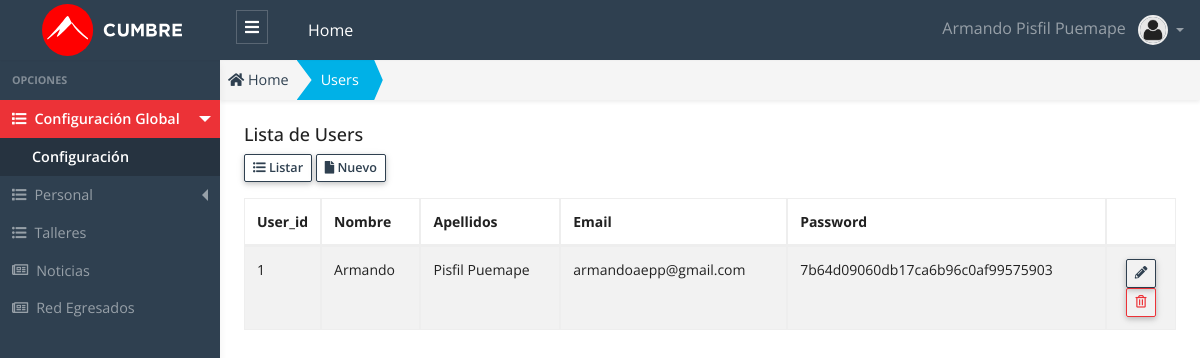
The page /public/admin/user/user.php (signed in) on the database its author committed.
### tables this page shows
CREATE TABLE `user` (
  `user_id` int(10) unsigned NOT NULL AUTO_INCREMENT,
  `nombre` varchar(255) NOT NULL,
  `apellidos` varchar(255) NOT NULL,
  `email` varchar(255) NOT NULL,
  `password` varchar(50) NOT NULL,
  `estado` smallint(5) unsigned NOT NULL DEFAULT '1',
  `created_up` timestamp NULL DEFAULT NULL ON UPDATE CURRENT_TIMESTAMP,
  PRIMARY KEY (`user_id`) USING BTREE
);

### public/app/database/Connection.php (called while the page is built, shortened)
<?php
Class Connection
{
  protected $db_host   = 'localhost';
  protected $db_user   = 'root';
  protected $db_pass   = '';
  protected $db_name   = 'escuelac_w_ne16';
  protected $db_port   = '3306';
  protected $db_driver = 'mysql';
  protected $query  = '';
  protected $conn   = null  ;
  private function openConnection()
  {
    $str_conn = $this->db_driver.":host=".$this->db_host.";port=".$this->db_port.";dbname=" .$this->db_name;
    $this->conn = new PDO($str_conn,$this->db_user,$this->db_pass);
    $this->conn->setAttribute(PDO::ATTR_ERRMODE, PDO::ERRMODE_EXCEPTION);
    $this->conn->query("SET NAMES 'utf8'");
    return $this->conn ;
  }
  protected function executeQuery()
  {
    $stm = $this->conn->prepare($this->query);
    $this->status = $stm->execute() ;
    if($this->status)
    {
      $column_count = $stm->columnCount() ;
      if ($column_count > 0)
      {
        $rows  = $stm->fetchAll(PDO::FETCH_ASSOC) ;
      }
    }
  }
}

### public/app/models/User.php (called while the page is built, shortened)
<?php
class User extends Connection {
  public function getAll()
  {
    try{
      $this->query = "SELECT * FROM user; ";
      $this->executeQuery();
      $data = $this->rows ;
      return $data;
    }catch(exception $e){
      throw new Exception($e->getMessage());
    }
  }
}

### public/app/controllers/UserController.php (called while the page is built, shortened)
<?php
 class UserController
{
  public function getAll()
  {
    try
    {
      $user  = new User();
      $data = $user->getAll();
      return $data ;
    }
    catch (Exception $e)
    {
      throw new Exception($e->getMessage());
    }
  }
}

### public/admin/user/user.php (the view, shortened to what this page needs)
<?php
    $user_controller = new UserController();
    $data = $user_controller->getAll();
    $title_page = "Users";
?>
<!DOCTYPE html>
<html lang="es">
<head>
  <?php
    require_once "../layout/head_links.phtml";
  ?>
</head>
<body>
  <?php require "../layout/header.phtml"; ?>
  <div class="app-wrap">
    <?php require_once "../layout/sidebar.phtml";?>
    <main role="main" class="main">
      <nav class="full-content" aria-label="breadcrumb">
        <ol class="breadcrumb breadcrumb-shape shadow-sm radius-0">
          <li class="breadcrumb-item">
            <a href="admin">
              <i class="fas fa-home"></i> Home
            </a>
          </li>
          <li class="breadcrumb-item active bg-info text-white" aria-current="page">
            <a class="link-white" href="admin/user/user.php">
              <?php echo $title_page; ?>
            </a>
          </li>
        </ol>
      </nav>
      <div class="container-full p-2 fs-x-14">
        <div class="row">
          <div class="col-12">
            <h5 class="page-header-title">Lista de <?php echo $title_page; ?> </h5>
          </div>
          <div class="col-12 mb-3">
            <a href="admin/user/user.php" class="btn btn-outline-primary btn-sm btn-bar" role="button">
              <i class="fas fa-list-ul"></i>
              Listar
            </a>
            <a href="admin/user/nuevo.php" class="btn btn-outline-primary btn-sm btn-bar" role="button">
              <i class="fas fa-file"></i>
              Nuevo
            </a>
          </div>
          <div class="col-12">
            <div class="table-responsive">
            <table id="dataTableList" class="table table-striped table-bordered" style="width:100%">
              <thead>
                <tr>
                  <th width="50">User_id </th>
                  <th>Nombre </th>
                  <th>Apellidos </th>
                  <th>Email </th>
                  <th>Password </th>
                  <th width="70"></th>
                </tr>
              </thead>
              <tbody>
                <?php foreach ($data as &$row) {?>
                  <?php
                    $title_estado   = "";
                    $class_estado   = "";
                    $class_disabled = "";
                    if($row["estado"] == 1)
                    {
                      $title_estado = "Eliminar" ;
                    }
                    else
                    {
                      $title_estado   = "Recuperar" ;
                      $class_estado   = "row-disabled";
                      $class_disabled = "is-disabled";
                    }
                  ?>
                <tr class="<?php echo $class_estado ;?>" >
                  <td> <?php echo $row["user_id"] ?> </td>
                  <td> <?php echo $row["nombre"] ?> </td>
                  <td> <?php echo $row["apellidos"] ?> </td>
                  <td> <?php echo $row["email"] ?> </td>
                  <td> <?php echo $row["password"] ?> </td>
                  <td class="text-center">
                    <a class="btn btn-outline-primary btn-sm lh-1 btn-table <?php echo $class_disabled ; ?>" href="admin/user/editar.php?id=<?php echo $row["user_id"] ?>" title="Editar">
                    <i class="fas fa-pencil-alt"></i>
                    </a>
                    <button class="btn btn-outline-danger btn-sm lh-1 btn-table" onclick="modalDelete(<?php echo $row["user_id"] ?>, `<?php echo $row['nombre'] ?>`,`<?php echo $title_estado ?>`,`<?php echo $row['estado'] ?>`);" title="<?php echo $title_estado ;?>">
                    <i class="far fa-trash-alt"></i>
                    </button>
                  </td>
                </tr>
                <?php }?>
              </tbody>
            </table>
            </div>
          </div>
        </div>
      </div>
    </main>
  </div>
  <?php require_once "../layout/datatables.phtml"?>
</body>
</html>

### rows shown on the page
user: user_id "1", nombre "Armando", apellidos "Pisfil Puemape", email "armandoaepp@gmail.com", password "7b64d09060db17ca6b96c0af99575903"

### other values the page prints
$_SESSION['USER']['nombre'] "Armando"
$_SESSION['USER']['apellidos'] "Pisfil Puemape"
$title_page "Users"
